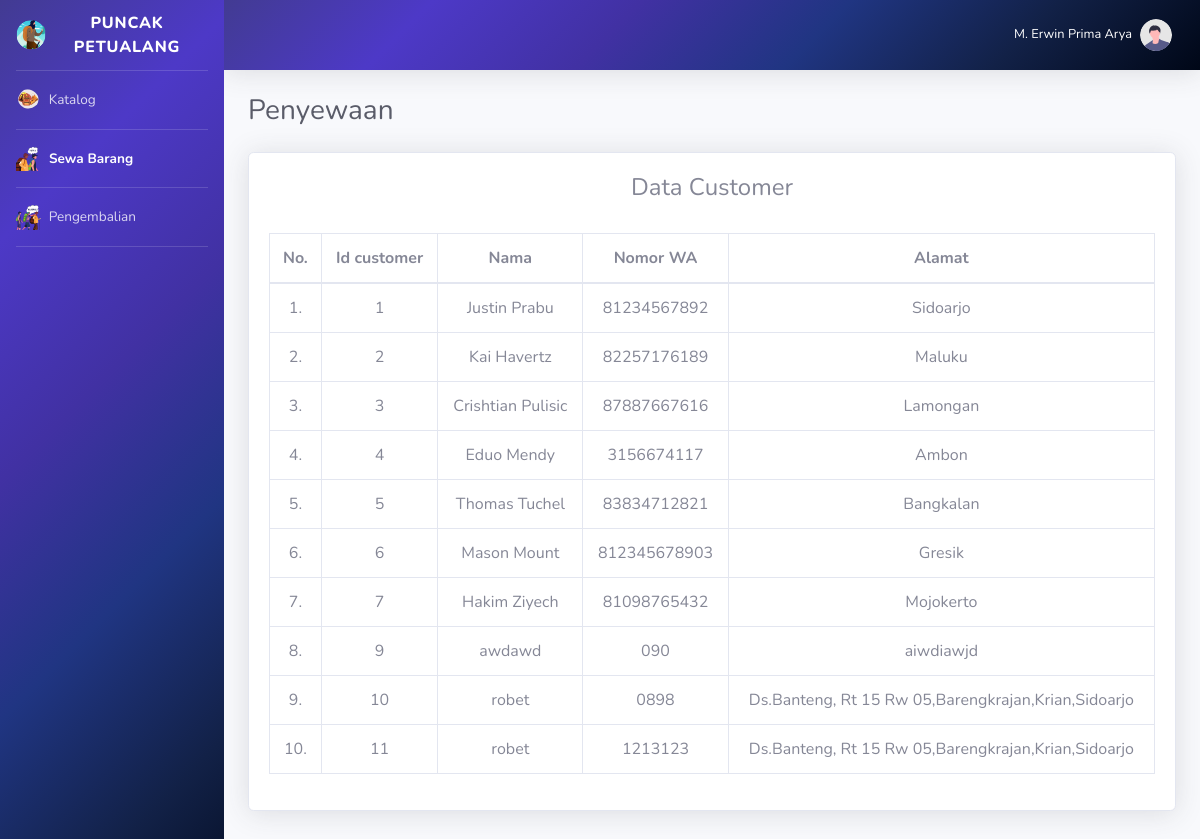
The page /data_customer.php (signed in) on the database its author committed.
### tables this page shows
CREATE TABLE `customer` (
  `id_customer` int(11) NOT NULL,
  `nama` varchar(255) NOT NULL,
  `no_wa` varchar(255) NOT NULL,
  `alamat` varchar(255) NOT NULL,
  `tanggal_lahir` varchar(100) NOT NULL
);

### data_customer.php (the view, shortened to what this page needs)
<!DOCTYPE html>
<?php
include "connection/koneksi.php";
$id = $_SESSION['id_admin'];
if(isset ($_SESSION['username'])){
    $query = "select * from admin natural join level_user where id_admin = $id";
    mysqli_query($conn, $query);
    $sql = mysqli_query($conn, $query);
    while($r = mysqli_fetch_array($sql)){
?>
<html lang="en">
<head>
    <link rel="stylesheet" href="css/Styles.css">
    <link href="vendor/fontawesome-free/css/all.min.css" rel="stylesheet" type="text/css">
    <link href="css/sb-admin-2.min.css" rel="stylesheet">
    <link href="css/arabic.css" rel="stylesheet" >
</head>
<body id="page-top">
    <div id="wrapper">
        <ul class="navbar-nav gradient-bg sidebar sidebar-dark accordion" id="accordionSidebar">
        <?php
            if($r['id_status'] == 2){
        ?>
            <a class="sidebar-brand d-flex align-items-center justify-content-center" href="#">
                <div class="sidebar-brand-icon">
                    <img src="img/logo.svg" width="30px" height="30px">
                </div>
                <div class="sidebar-brand-text mx-3">Puncak Petualang</div>
            </a>
            <hr class="sidebar-divider my-0">
            <li class="nav-item">
                <a class="nav-link" href="data_barang.php">
                <img alt="Image placeholder" src="img/katalog.svg" width="25px" height="25px">
                    <span>&nbsp;Katalog</span>
                </a>
            </li>
            <hr class="sidebar-divider my-0">
            <li class="nav-item active">
                <a class="nav-link" href="peminjaman.php">
                <img alt="Image placeholder" src="img/sewa.svg" width="25px" height="25px">
                    <span>&nbsp;Sewa Barang</span>
                </a>
            </li>
            <hr class="sidebar-divider my-0">
            <li class="nav-item">
                <a class="nav-link" href="pengembalian.php">
                <img alt="Image placeholder" src="img/kembali.svg" width="25px" height="25px">
                    <span>&nbsp;Pengembalian</span>
                </a>
            </li>
            <hr class="sidebar-divider my-0">
        <?php
            } else if($r['id_status'] == 1){
        ?>
            <a class="sidebar-brand d-flex align-items-center justify-content-center" href="#">
                <div class="sidebar-brand-icon rotate-n-15">
                    <img src="img/dashboard.png" width="30px" height="30px">
                </div>
                <div class="sidebar-brand-text mx-3">Puncak Petualang</div>
            </a>
            <hr class="sidebar-divider my-0">
            <li class="nav-item">
                <a class="nav-link" href="data_barang_admin.php">
                    <i class="fas fa-fw fa-folder"></i>
                    <span>Data Barang</span>
                </a>
            </li>
            <hr class="sidebar-divider my-0">
            <li class="nav-item">
                <a class="nav-link" href="data_transaksi.php">
                    <i class="fas fa-fw fa-folder"></i>
                    <span>Data Transaksi</span>
                </a>
            </li>
            <hr class="sidebar-divider my-0">
        <?php
            }
        ?>
        </ul>
        <div id="content-wrapper" class="d-flex flex-column">
            <div id="content">
                <nav class="navbar navbar-expand navbar-light gradient-bg topbar mb-4 static-top shadow">
                    <ul class="navbar-nav ml-auto">
                        <li class="nav-item dropdown no-arrow">
                            <a class="nav-link dropdown-toggle" href="#" id="userDropdown" role="button"
                                data-toggle="dropdown" aria-haspopup="true" aria-expanded="false">
                                <span class="mr-2 d-none d-lg-inline text-white small"><?php echo $r['nama'];?></span>
                                <img class="img-profile rounded-circle"
                                    src="img/undraw_profile.svg">
                            </a>
                        </li>
                    </ul>
                </nav>
            <div class="container-fluid">
                <div class="d-sm-flex align-items-center justify-content-between mb-4">
                    <h1 class="h3 mb-0 text-gray-800">Penyewaan</h1>
                </div>
                <section class="mar-top--x-3 mar-bottom--x-5">
                    <div class="card shadow mb-4">
                        <div class="card-body">
                            <div class="responsive">
                                <div class="judul">
                                    <h4 align="center">Data Customer</h4>
                                    <br>
                                </div>
                                <?php
                                $query_data_customer = "SELECT * FROM customer";
                                $sql_data_customer = mysqli_query($conn, $query_data_customer);
                                $no = 1;
                                ?>
                                <table class="table table-bordered" id="dataTable" width="100%" cellspacing="0">
                                    <thead align="center">
                                        <tr>
                                            <th>No.</th>
                                            <th>Id customer</th>
                                            <th>Nama</th>
                                            <th>Nomor WA</th>
                                            <th>Alamat</th>
                                        </tr>
                                    </thead>
                                    <tbody align="center">
                                    <?php
                                        while($r_dt_customer = mysqli_fetch_array($sql_data_customer)){
                                    ?>
                                        <tr class="odd gradeX">
                                        <td><center><?php echo $no++; ?>.</center></td>
                                        <td><?php echo $r_dt_customer['id_customer']; ?></td>
                                        <td><?php echo $r_dt_customer['nama']; ?></td>
                                        <td><?php echo $r_dt_customer['no_wa']; ?></td>
                                        <td><?php echo $r_dt_customer['alamat']; ?></td>
                                        </tr>
                                    <?php
                                        }
                                    ?>
                                    </tbody>
                                </table>
                            </div>
                        </div>
                    </div>
                </section>
            </div>
            <br><br><br><br><br><br>
        </div>
    </div>
</body>
</html>
<?php
  }
} else {
  header('location: logout.php');
}
?>

### css/Styles.css (style rules this page uses)
.gradient-bg { background-image: linear-gradient(135deg, #423B92, #4D39C7, #4131A3, #203582, #122147, #000717); }

### rows shown on the page
customer: id_customer "1", nama "Justin Prabu", no_wa "81234567892", alamat "Sidoarjo"
customer: id_customer "2", nama "Kai Havertz", no_wa "82257176189", alamat "Maluku"
customer: id_customer "3", nama "Crishtian Pulisic", no_wa "87887667616", alamat "Lamongan"
customer: id_customer "4", nama "Eduo Mendy", no_wa "3156674117", alamat "Ambon"
customer: id_customer "5", nama "Thomas Tuchel", no_wa "83834712821", alamat "Bangkalan"
customer: id_customer "6", nama "Mason Mount", no_wa "812345678903", alamat "Gresik"
customer: id_customer "7", nama "Hakim Ziyech", no_wa "81098765432", alamat "Mojokerto"
customer: id_customer "9", nama "awdawd", no_wa "090", alamat "aiwdiawjd"
customer: id_customer "10", nama "robet", no_wa "0898", alamat "Ds.Banteng, Rt 15 Rw 05,Barengkrajan,Krian,Sidoarjo"
customer: id_customer "11", nama "robet", no_wa "1213123", alamat "Ds.Banteng, Rt 15 Rw 05,Barengkrajan,Krian,Sidoarjo"

### other values the page prints
$r['nama'] "M. Erwin Prima Arya"
